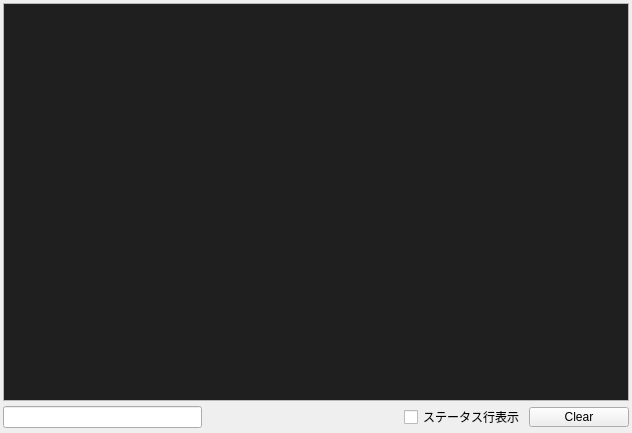
<?xml version="1.0" encoding="UTF-8"?>
<ui version="4.0">
 <class>LogDialog</class>
 <widget class="QDialog" name="LogDialog">
  <property name="geometry">
   <rect>
    <x>0</x>
    <y>0</y>
    <width>632</width>
    <height>433</height>
   </rect>
  </property>
  <property name="acceptDrops">
   <bool>false</bool>
  </property>
  <property name="windowTitle">
   <string>PURE LOG</string>
  </property>
  <layout class="QVBoxLayout" name="_verticalLayout">
   <property name="spacing">
    <number>4</number>
   </property>
   <property name="leftMargin">
    <number>3</number>
   </property>
   <property name="topMargin">
    <number>3</number>
   </property>
   <property name="rightMargin">
    <number>3</number>
   </property>
   <property name="bottomMargin">
    <number>4</number>
   </property>
   <item>
    <widget class="QTextEdit" name="_textEdit">
     <property name="palette">
      <palette>
       <active>
        <colorrole role="Text">
         <brush brushstyle="SolidPattern">
          <color alpha="255">
           <red>212</red>
           <green>210</green>
           <blue>207</blue>
          </color>
         </brush>
        </colorrole>
        <colorrole role="Base">
         <brush brushstyle="SolidPattern">
          <color alpha="255">
           <red>32</red>
           <green>31</green>
           <blue>31</blue>
          </color>
         </brush>
        </colorrole>
       </active>
       <inactive>
        <colorrole role="Text">
         <brush brushstyle="SolidPattern">
          <color alpha="255">
           <red>212</red>
           <green>210</green>
           <blue>207</blue>
          </color>
         </brush>
        </colorrole>
        <colorrole role="Base">
         <brush brushstyle="SolidPattern">
          <color alpha="255">
           <red>32</red>
           <green>31</green>
           <blue>31</blue>
          </color>
         </brush>
        </colorrole>
       </inactive>
       <disabled>
        <colorrole role="Text">
         <brush brushstyle="SolidPattern">
          <color alpha="255">
           <red>83</red>
           <green>82</green>
           <blue>81</blue>
          </color>
         </brush>
        </colorrole>
        <colorrole role="Base">
         <brush brushstyle="SolidPattern">
          <color alpha="255">
           <red>28</red>
           <green>27</green>
           <blue>27</blue>
          </color>
         </brush>
        </colorrole>
       </disabled>
      </palette>
     </property>
     <property name="font">
      <font>
       <family>DejaVu Sans Mono</family>
      </font>
     </property>
     <property name="acceptDrops">
      <bool>false</bool>
     </property>
     <property name="autoFillBackground">
      <bool>true</bool>
     </property>
     <property name="readOnly">
      <bool>true</bool>
     </property>
     <property name="acceptRichText">
      <bool>true</bool>
     </property>
    </widget>
   </item>
   <item>
    <layout class="QHBoxLayout" name="_horizontalLayout">
     <item>
      <widget class="QLineEdit" name="_lineEditCommand">
       <property name="maximumSize">
        <size>
         <width>200</width>
         <height>16777215</height>
        </size>
       </property>
      </widget>
     </item>
     <item>
      <spacer name="_horizontalSpacer">
       <property name="orientation">
        <enum>Qt::Horizontal</enum>
       </property>
       <property name="sizeHint" stdset="0">
        <size>
         <width>40</width>
         <height>20</height>
        </size>
       </property>
      </spacer>
     </item>
     <item>
      <widget class="QCheckBox" name="_checkBoxStatusLine">
       <property name="focusPolicy">
        <enum>Qt::NoFocus</enum>
       </property>
       <property name="text">
        <string>ステータス行表示</string>
       </property>
      </widget>
     </item>
     <item>
      <widget class="QPushButton" name="_buttonClear">
       <property name="minimumSize">
        <size>
         <width>100</width>
         <height>0</height>
        </size>
       </property>
       <property name="maximumSize">
        <size>
         <width>16777215</width>
         <height>20</height>
        </size>
       </property>
       <property name="focusPolicy">
        <enum>Qt::NoFocus</enum>
       </property>
       <property name="text">
        <string>Clear</string>
       </property>
      </widget>
     </item>
    </layout>
   </item>
  </layout>
 </widget>
 <resources/>
 <connections/>
</ui>
